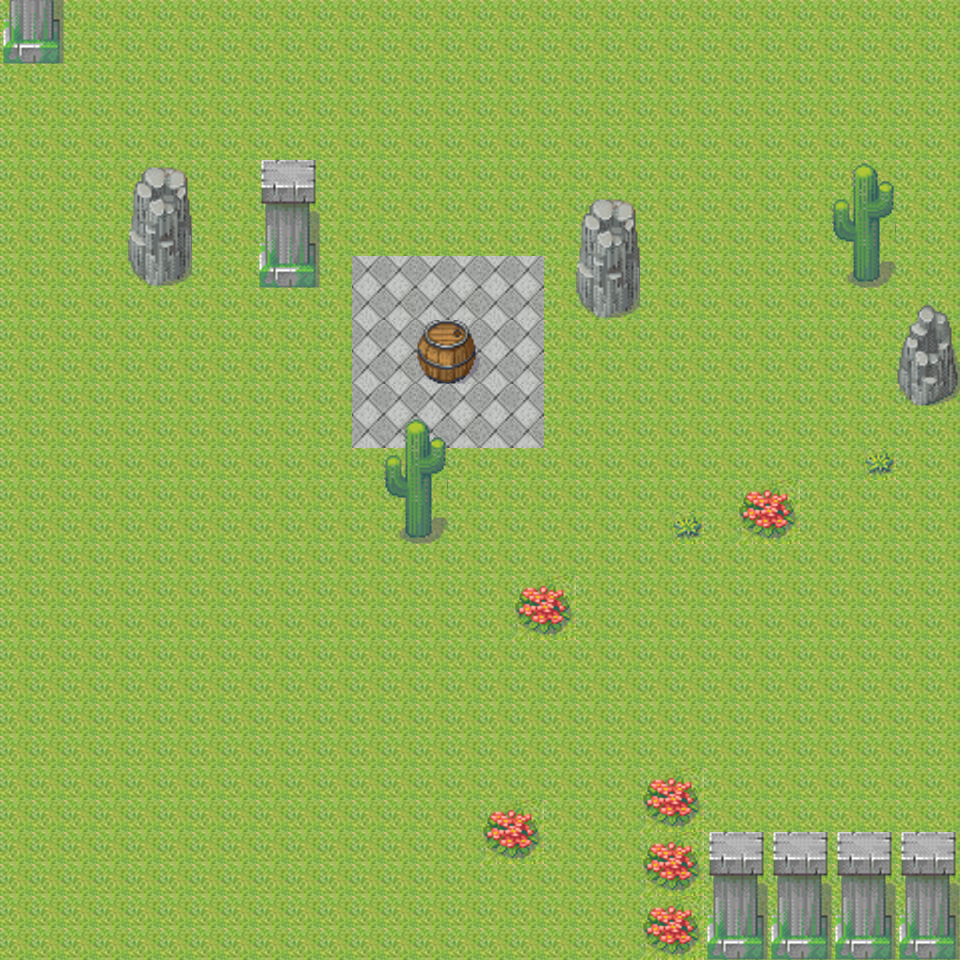

A level layout from a 2D game, rendered from its tile map. Below: a short description, then the map file with its tile-grid data intact:
An orthogonal 30x30 tile map with 32x32 px tiles, 3 tile layers (level0, level1, level2).

<map version="1.0" orientation="orthogonal" renderorder="right-down" width="30" height="30" tilewidth="32" tileheight="32" nextobjectid="1">
 <tileset firstgid="1" name="level1" tilewidth="32" tileheight="32" tilecount="192" columns="12">
  <image source="level1.png" width="384" height="512" />
 </tileset>
 <layer name="level0" width="30" height="30">
  <data encoding="csv">
1,1,1,1,1,1,1,1,1,1,1,1,1,1,1,1,1,1,1,1,1,1,1,1,1,1,1,1,1,1,
1,1,1,1,1,1,1,1,1,1,1,1,1,1,1,1,1,1,1,1,1,1,1,1,1,1,1,1,1,1,
1,1,1,1,1,1,1,1,1,1,1,1,1,1,1,1,1,1,1,1,1,1,1,1,1,1,1,1,1,1,
1,1,1,1,1,1,1,1,1,1,1,1,1,1,1,1,1,1,1,1,1,1,1,1,1,1,1,1,1,1,
1,1,1,1,1,1,1,1,1,1,1,1,1,1,1,1,1,1,1,1,1,1,1,1,1,1,1,1,1,1,
1,1,1,1,1,1,1,1,1,1,1,1,1,1,1,1,1,1,1,1,1,1,1,1,1,1,1,1,1,1,
1,1,1,1,1,1,1,1,1,1,1,1,1,1,1,1,1,1,1,1,1,1,1,1,1,1,1,1,1,1,
1,1,1,1,1,1,1,1,1,1,1,1,1,1,1,1,1,1,1,1,1,1,1,1,1,1,1,1,1,1,
1,1,1,1,1,1,1,1,1,1,1,79,80,79,80,79,80,1,1,1,1,1,1,1,1,1,1,1,1,1,
1,1,1,1,1,1,1,1,1,1,1,91,92,91,92,91,92,1,1,1,1,1,1,1,1,1,1,1,1,1,
1,1,1,1,1,1,1,1,1,1,1,79,80,79,80,79,80,1,1,1,1,1,1,1,1,1,1,1,1,1,
1,1,1,1,1,1,1,1,1,1,1,91,92,91,92,91,92,1,1,1,1,1,1,1,1,1,1,1,1,1,
1,1,1,1,1,1,1,1,1,1,1,79,80,79,80,79,80,1,1,1,1,1,1,1,1,1,1,1,1,1,
1,1,1,1,1,1,1,1,1,1,1,91,92,91,92,91,92,1,1,1,1,1,1,1,1,1,1,1,1,1,
1,1,1,1,1,1,1,1,1,1,1,1,1,1,1,1,1,1,1,1,1,1,1,1,1,1,1,1,1,1,
1,1,1,1,1,1,1,1,1,1,1,1,1,1,1,1,1,1,1,1,1,1,1,1,1,1,1,1,1,1,
1,1,1,1,1,1,1,1,1,1,1,1,1,1,1,1,1,1,1,1,1,1,1,1,1,1,1,1,1,1,
1,1,1,1,1,1,1,1,1,1,1,1,1,1,1,1,1,1,1,1,1,1,1,1,1,1,1,1,1,1,
1,1,1,1,1,1,1,1,1,1,1,1,1,1,1,1,1,1,1,1,1,1,1,1,1,1,1,1,1,1,
1,1,1,1,1,1,1,1,1,1,1,1,1,1,1,1,1,1,1,1,1,1,1,1,1,1,1,1,1,1,
1,1,1,1,1,1,1,1,1,1,1,1,1,1,1,1,1,1,1,1,1,1,1,1,1,1,1,1,1,1,
1,1,1,1,1,1,1,1,1,1,1,1,1,1,1,1,1,1,1,1,1,1,1,1,1,1,1,1,1,1,
1,1,1,1,1,1,1,1,1,1,1,1,1,1,1,1,1,1,1,1,1,1,1,1,1,1,1,1,1,1,
1,1,1,1,1,1,1,1,1,1,1,1,1,1,1,1,1,1,1,1,1,1,1,1,1,1,1,1,1,1,
1,1,1,1,1,1,1,1,1,1,1,1,1,1,1,1,1,1,1,1,1,1,1,1,1,1,1,1,1,1,
1,1,1,1,1,1,1,1,1,1,1,1,1,1,1,1,1,1,1,1,1,1,1,1,1,1,1,1,1,1,
1,1,1,1,1,1,1,1,1,1,1,1,1,1,1,1,1,1,1,1,1,1,1,1,1,1,1,1,1,1,
1,1,1,1,1,1,1,1,1,1,1,1,1,1,1,1,1,1,1,1,1,1,1,1,1,1,1,1,1,1,
1,1,1,1,1,1,1,1,1,1,1,1,1,1,1,1,1,1,1,1,1,1,1,1,1,1,1,1,1,1,
1,1,1,1,1,1,1,1,1,1,1,1,1,1,1,1,1,1,1,1,1,1,1,1,1,1,1,1,1,1
</data>
 </layer>
 <layer name="level1" width="30" height="30">
  <data encoding="csv">
131,132,0,0,0,0,0,0,0,0,0,0,0,0,0,0,0,0,0,0,0,0,0,0,0,0,0,0,0,0,
143,144,0,0,0,0,0,0,0,0,0,0,0,0,0,0,0,0,0,0,0,0,0,0,0,0,0,0,0,0,
0,0,0,0,0,0,0,0,0,0,0,0,0,0,0,0,0,0,0,0,0,0,0,0,0,0,0,0,0,0,
0,0,0,0,0,0,0,0,0,0,0,0,0,0,0,0,0,0,0,0,0,0,0,0,0,0,0,0,0,0,
0,0,0,0,0,0,0,0,0,0,0,0,0,0,0,0,0,0,0,0,0,0,0,0,0,0,0,0,0,0,
0,0,0,0,103,104,0,0,107,108,0,0,0,0,0,0,0,0,0,0,0,0,0,0,0,0,145,146,0,0,
0,0,0,0,115,116,0,0,119,120,0,0,0,0,0,0,0,0,103,104,0,0,0,0,0,0,157,158,0,0,
0,0,0,0,127,128,0,0,131,132,0,0,0,0,0,0,0,0,115,116,0,0,0,0,0,0,169,170,0,0,
0,0,0,0,139,140,0,0,143,144,0,0,0,0,0,0,0,0,127,128,0,0,0,0,0,0,181,182,0,0,
0,0,0,0,0,0,0,0,0,0,0,0,0,0,0,0,0,0,139,140,0,0,0,0,0,0,0,0,0,0,
0,0,0,0,0,0,0,0,0,0,0,0,0,81,82,0,0,0,0,0,0,0,0,0,0,0,0,0,0,0,
0,0,0,0,0,0,0,0,0,0,0,0,0,93,94,0,0,0,0,0,0,0,0,0,0,0,0,0,0,0,
0,0,0,0,0,0,0,0,0,0,0,0,0,0,0,0,0,0,0,0,0,0,0,0,0,0,0,0,0,0,
0,0,0,0,0,0,0,0,0,0,0,0,145,146,0,0,0,0,0,0,0,0,0,0,0,0,0,0,0,0,
0,0,0,0,0,0,0,0,0,0,0,0,157,158,0,0,0,0,0,0,0,0,0,0,0,0,0,22,0,0,
0,0,0,0,0,0,0,0,0,0,0,0,169,170,0,0,0,0,0,0,0,0,0,33,34,0,0,0,0,0,
0,0,0,0,0,0,0,0,0,0,0,0,181,182,0,0,0,0,0,0,0,22,0,45,46,0,0,0,0,0,
0,0,0,0,0,0,0,0,0,0,0,0,0,0,0,0,0,0,0,0,0,0,0,0,0,0,0,0,0,0,
0,0,0,0,0,0,0,0,0,0,0,0,0,0,0,0,33,34,0,0,0,0,0,0,0,0,0,0,0,0,
0,0,0,0,0,0,0,0,0,0,0,0,0,0,0,0,45,46,0,0,0,0,0,0,0,0,0,0,0,0,
0,0,0,0,0,0,0,0,0,0,0,0,0,0,0,0,0,0,0,0,0,0,0,0,0,0,0,0,0,0,
0,0,0,0,0,0,0,0,0,0,0,0,0,0,0,0,0,0,0,0,0,0,0,0,0,0,0,0,0,0,
0,0,0,0,0,0,0,0,0,0,0,0,0,0,0,0,0,0,0,0,0,0,0,0,0,0,0,0,0,0,
0,0,0,0,0,0,0,0,0,0,0,0,0,0,0,0,0,0,0,0,0,0,0,0,0,0,0,0,0,0,
0,0,0,0,0,0,0,0,0,0,0,0,0,0,0,0,0,0,0,0,33,34,0,0,0,0,0,0,0,0,
0,0,0,0,0,0,0,0,0,0,0,0,0,0,0,33,34,0,0,0,45,46,0,0,0,0,0,0,0,0,
0,0,0,0,0,0,0,0,0,0,0,0,0,0,0,45,46,0,0,0,33,34,107,108,107,108,107,108,107,108,
0,0,0,0,0,0,0,0,0,0,0,0,0,0,0,0,0,0,0,0,45,46,119,120,119,120,119,120,119,120,
0,0,0,0,0,0,0,0,0,0,0,0,0,0,0,0,0,0,0,0,33,34,131,132,131,132,131,132,131,132,
0,0,0,0,0,0,0,0,0,0,0,0,0,0,0,0,0,0,0,0,45,46,143,144,143,144,143,144,143,144
</data>
 </layer>
 <layer name="level2" width="30" height="30">
  <data encoding="csv">
0,0,0,0,0,0,0,0,0,0,0,0,0,0,0,0,0,0,0,0,0,0,0,0,0,0,0,0,0,0,
0,0,0,0,0,0,0,0,0,0,0,0,0,0,0,0,0,0,0,0,0,0,0,0,0,0,0,0,0,0,
0,0,0,0,0,0,0,0,0,0,0,0,0,0,0,0,0,0,0,0,0,0,0,0,0,0,0,0,0,0,
0,0,0,0,0,0,0,0,0,0,0,0,0,0,0,0,0,0,0,0,0,0,0,0,0,0,0,0,0,0,
0,0,0,0,0,0,0,0,0,0,0,0,0,0,0,0,0,0,0,0,0,0,0,0,0,0,0,0,0,0,
0,0,0,0,0,0,0,0,0,0,0,0,0,0,0,0,0,0,0,0,0,0,0,0,0,0,0,0,0,0,
0,0,0,0,0,0,0,0,0,0,0,0,0,0,0,0,0,0,0,0,0,0,0,0,0,0,0,0,0,0,
0,0,0,0,0,0,0,0,0,0,0,0,0,0,0,0,0,0,0,0,0,0,0,0,0,0,0,0,0,0,
0,0,0,0,0,0,0,0,0,0,0,0,0,0,0,0,0,0,0,0,0,0,0,0,0,0,0,0,0,0,
0,0,0,0,0,0,0,0,0,0,0,0,0,0,0,0,0,0,0,0,0,0,0,0,0,0,0,0,101,102,
0,0,0,0,0,0,0,0,0,0,0,0,0,0,0,0,0,0,0,0,0,0,0,0,0,0,0,0,113,114,
0,0,0,0,0,0,0,0,0,0,0,0,0,0,0,0,0,0,0,0,0,0,0,0,0,0,0,0,125,126,
0,0,0,0,0,0,0,0,0,0,0,0,0,0,0,0,0,0,0,0,0,0,0,0,0,0,0,0,137,138,
0,0,0,0,0,0,0,0,0,0,0,0,0,0,0,0,0,0,0,0,0,0,0,0,0,0,0,0,0,0,
0,0,0,0,0,0,0,0,0,0,0,0,0,0,0,0,0,0,0,0,0,0,0,0,0,0,0,0,0,0,
0,0,0,0,0,0,0,0,0,0,0,0,0,0,0,0,0,0,0,0,0,0,0,0,0,0,0,0,0,0,
0,0,0,0,0,0,0,0,0,0,0,0,0,0,0,0,0,0,0,0,0,0,0,0,0,0,0,0,0,0,
0,0,0,0,0,0,0,0,0,0,0,0,0,0,0,0,0,0,0,0,0,0,0,0,0,0,0,0,0,0,
0,0,0,0,0,0,0,0,0,0,0,0,0,0,0,0,0,0,0,0,0,0,0,0,0,0,0,0,0,0,
0,0,0,0,0,0,0,0,0,0,0,0,0,0,0,0,0,0,0,0,0,0,0,0,0,0,0,0,0,0,
0,0,0,0,0,0,0,0,0,0,0,0,0,0,0,0,0,0,0,0,0,0,0,0,0,0,0,0,0,0,
0,0,0,0,0,0,0,0,0,0,0,0,0,0,0,0,0,0,0,0,0,0,0,0,0,0,0,0,0,0,
0,0,0,0,0,0,0,0,0,0,0,0,0,0,0,0,0,0,0,0,0,0,0,0,0,0,0,0,0,0,
0,0,0,0,0,0,0,0,0,0,0,0,0,0,0,0,0,0,0,0,0,0,0,0,0,0,0,0,0,0,
0,0,0,0,0,0,0,0,0,0,0,0,0,0,0,0,0,0,0,0,0,0,0,0,0,0,0,0,0,0,
0,0,0,0,0,0,0,0,0,0,0,0,0,0,0,0,0,0,0,0,0,0,0,0,0,0,0,0,0,0,
0,0,0,0,0,0,0,0,0,0,0,0,0,0,0,0,0,0,0,0,0,0,0,0,0,0,0,0,0,0,
0,0,0,0,0,0,0,0,0,0,0,0,0,0,0,0,0,0,0,0,0,0,0,0,0,0,0,0,0,0,
0,0,0,0,0,0,0,0,0,0,0,0,0,0,0,0,0,0,0,0,0,0,0,0,0,0,0,0,0,0,
0,0,0,0,0,0,0,0,0,0,0,0,0,0,0,0,0,0,0,0,0,0,0,0,0,0,0,0,0,0
</data>
 </layer>
</map>
